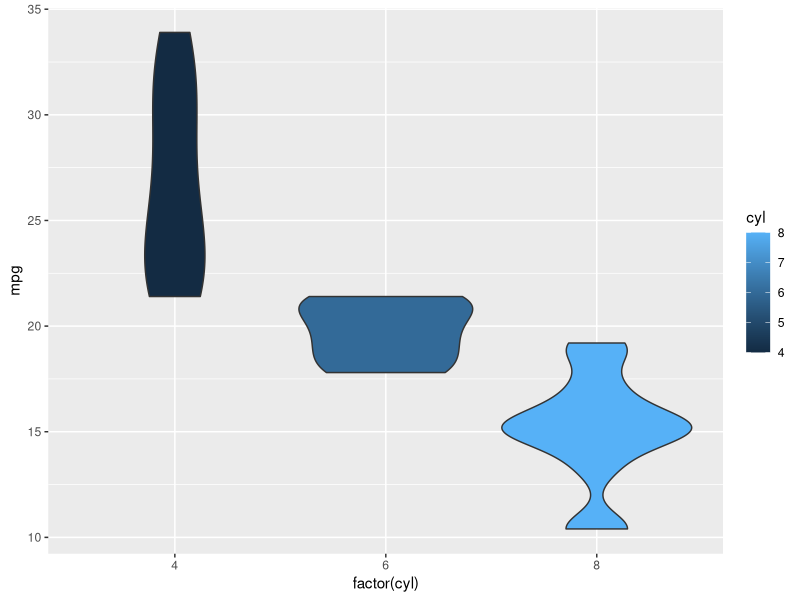

Write the R code that produced this figure.
## ---- chunk 1
# Library
library(ggplot2)
 
# mtcars data
#head(mtcars)
 
# First type of color
ggplot(mtcars, aes(factor(cyl), mpg)) + 
  geom_violin(aes(fill = cyl))
